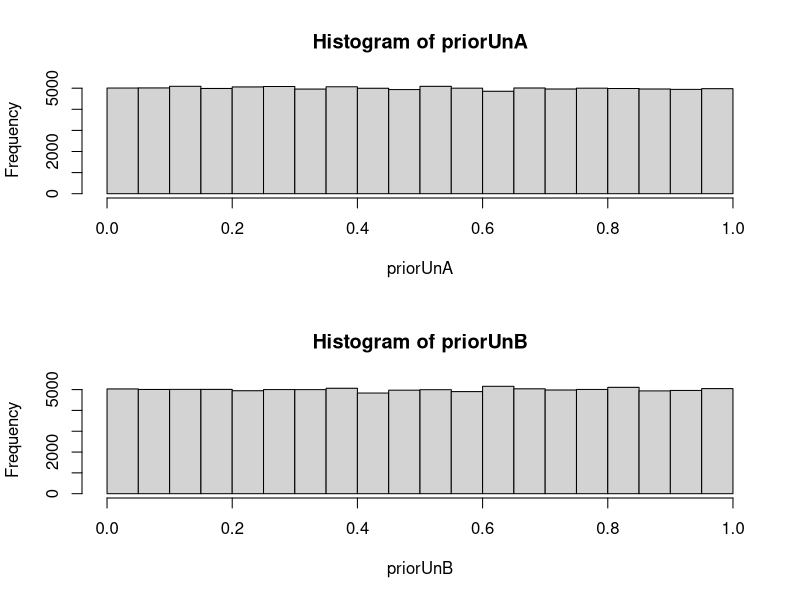
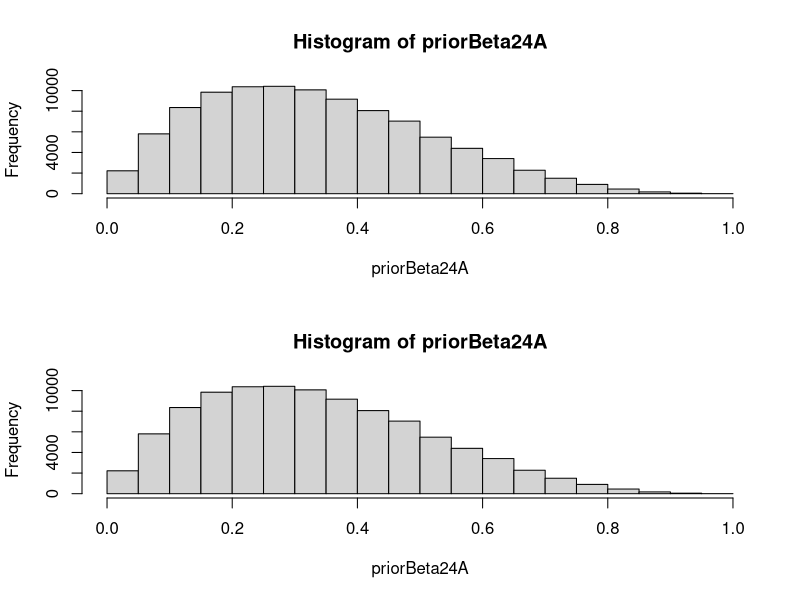
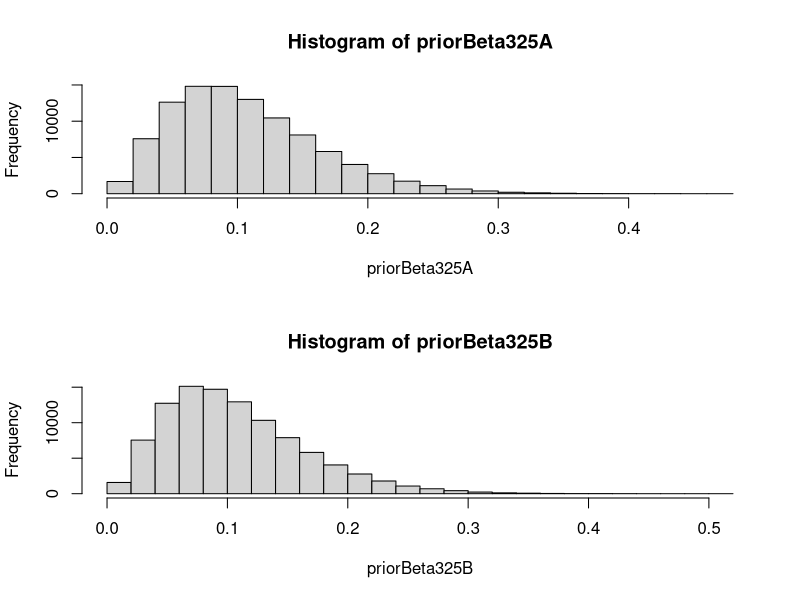
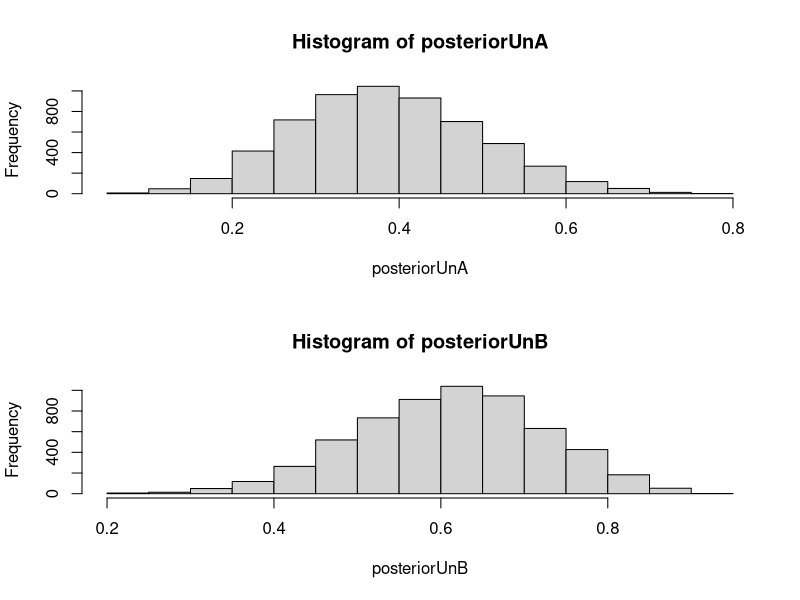
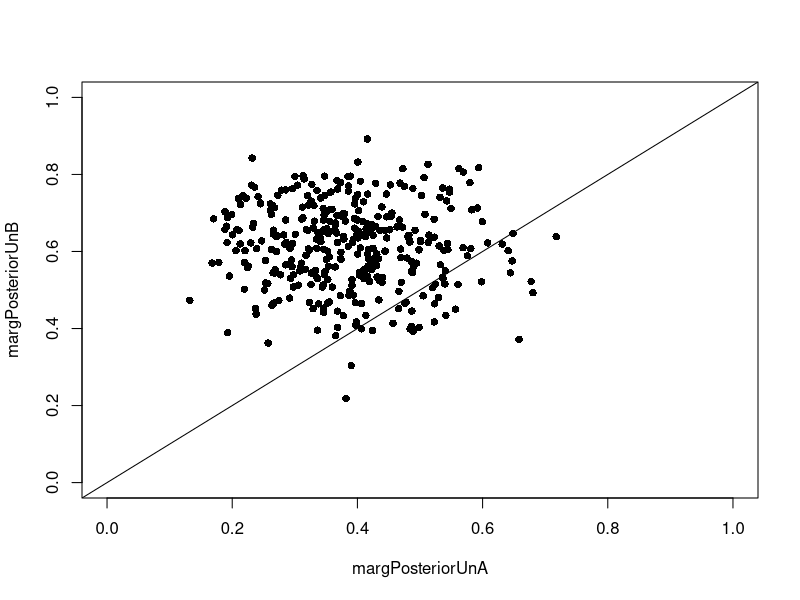
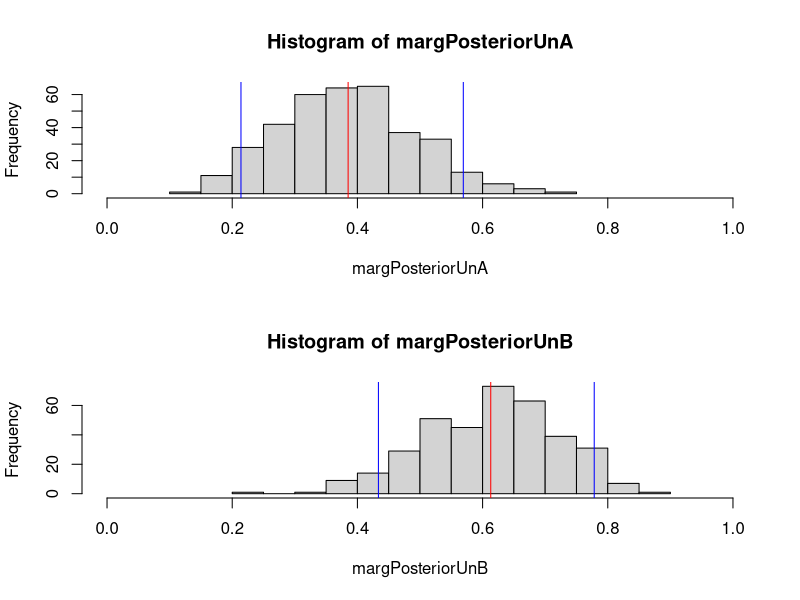
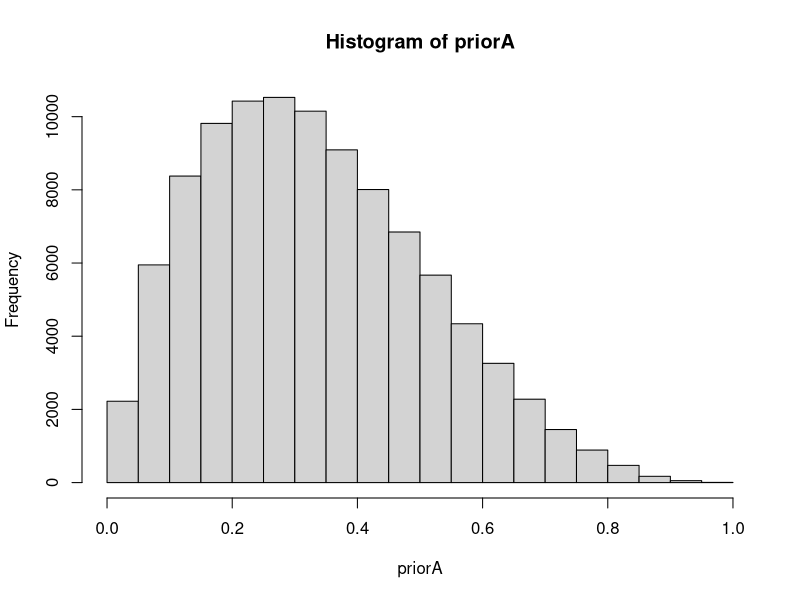
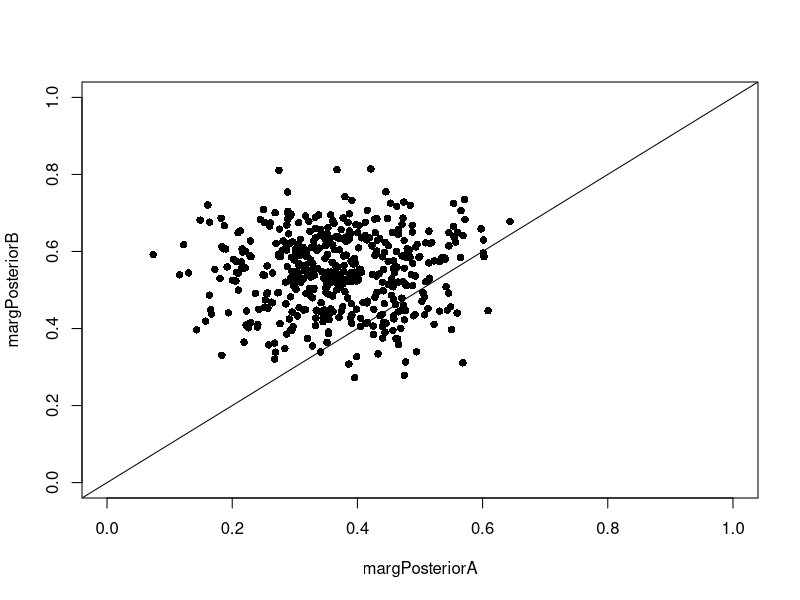

Source code (R) for these figures, in order:
## ---- chunk 1
knitr::opts_chunk$set(echo = TRUE)
## ---- chunk 2
# Simulate n random draws from the different priors
n = 100000

par(mfrow=c(2,1))
# uninformative prior:
priorUnA <- runif(n)
hist(priorUnA) # Eyball the prior
priorUnB <- runif(n)
hist(priorUnB) # Eyball the prior


# beta(2, 4) prior
priorBeta24A <- rbeta(n, 2, 4)
hist(priorBeta24A)
priorBeta24B <- rbeta(n, 2, 4)
hist(priorBeta24A)


# beta(3, 25) prior
priorBeta325A <- rbeta(n, 3, 25)
hist(priorBeta325A)
priorBeta325B <- rbeta(n, 3, 25)
hist(priorBeta325B)


# Define the generative model of uninformative prior:
generativemodelUnA <- function(theta) {
  rbinom(1, 16, theta)
}
generativemodelUnB <- function(theta) {
  rbinom(1, 16, theta)
}


# Simulate and store data from uninformative prior: 
simdataUnA <- rep(NA, n)
for(i in 1:n) {
  simdataUnA[i] <- generativemodelUnA(priorUnA[i])
}
simdataUnB <- rep(NA, n)
for(i in 1:n) {
  simdataUnB[i] <- generativemodelUnA(priorUnB[i])
}

# Filter out all draws that do not match the data of the uniform prior:
posteriorUnA <- priorUnA[simdataUnA == 6]
hist(posteriorUnA)
length(posteriorUnA)
posteriorUnB <- priorUnB[simdataUnB == 10]
hist(posteriorUnB)
length(posteriorUnB)

# Condition on observed data
ind = ( (simdataUnA==6) & (simdataUnB==10) )
ind[1:20]
margPosteriorUnA <- priorUnA[ind]
margPosteriorUnB <- priorUnB[ind]

# evaluate results
par(mfrow=c(1,1))
plot(margPosteriorUnA, margPosteriorUnB, cex=1, pch=16, xlim=c(0,1), ylim=c(0,1))
abline(0,1)

par(mfcol=c(2,1))
hist(margPosteriorUnA,xlim=0:1)
abline(v=mean(margPosteriorUnA),col="red")
abline(v=quantile(margPosteriorUnA,c(0.05,0.95)),col="blue")
hist(margPosteriorUnB,xlim=0:1)
abline(v=mean(margPosteriorUnB),col="red")
abline(v=quantile(margPosteriorUnB,c(0.05,0.95)),col="blue")
par(mfcol=c(1,1))
## ---- chunk 3
# number of samples
nSamples = 100000

# Data
asked    = 16 # number of asked/invited people
SingnupA =  6 # number of signups with method A
SingnupB = 10 # number of signups with method B

# Simulate prior
# Case 1
priorA = runif(nSamples,0,1)
priorB = runif(nSamples,0,1)
# Case 2
priorA = rbeta(nSamples,2,4)
priorB = rbeta(nSamples,2,4)
# Case 3
# priorA = rbeta(nSamples,3,25)
# priorB = rbeta(nSamples,3,25)
hist(priorA)

# Simulate generative model (likelihood)
simSingnupA = rbinom(nSamples,asked,priorA)
simSingnupB = rbinom(nSamples,asked,priorB)

# Condition on observed data
ind = ( (simSingnupA==SingnupA) & (simSingnupB==SingnupB) )

margPosteriorA = priorA[ind]
margPosteriorB = priorB[ind]

# evaluate results
par(mfrow=c(1,1))
plot(margPosteriorA,margPosteriorB,cex=1,pch=16,xlim=c(0,1),ylim=c(0,1))
abline(0,1)

par(mfcol=c(2,1))
hist(margPosteriorA, xlim=0:1)
abline(v=mean(margPosteriorA),col="red")
abline(v=quantile(margPosteriorA,c(0.05,0.95)),col="blue")
hist(margPosteriorB, xlim=0:1)
abline(v=mean(margPosteriorB),col="red")
abline(v=quantile(margPosteriorB,c(0.05,0.95)),col="blue")
par(mfcol=c(1,1))
print(mean(margPosteriorA)); mean(margPosteriorB)
## ---- chunk 4
# number of samples
n <- 100000

# Signups
asked <- 32
signupA <- 12
signupB <- 20

# Simulate just the prior you wish to investigate:
## uniform prior
priorA <- runif(n, 0, 1)
priorB <- runif(n, 0, 1)

## beta(2,4) prior
priorA <- rbeta(n, 2, 4)
priorB <- rbeta(n, 2, 4)

## beta(3, 25) prior
priorA <- rbeta(n, 10, 20)
priorB <- rbeta(n, 10, 20)

# simulate generative model
simSignupA <- rbinom(n, asked, priorA)
simSignupB <- rbinom(n, asked, priorB)

# condition on observed data
ind <- ( (simSignupA == signupA) & (simSignupB == signupB) )

margPosteriorA <- priorA[ind]
margPosteriorB <- priorB[ind]

# inspect results
par(mfrow=c(1,1))
plot(margPosteriorA, margPosteriorB, xlim = c(0, 1), ylim = c(0, 1))
abline(0, 1)

par(mfrow=c(2, 1))
hist(margPosteriorA, xlim=0:1)
abline(v = mean(margPosteriorA), col = 'red')
abline(v = quantile(margPosteriorA, probs = c(0.05, 0.95)), col = 'blue')

hist(margPosteriorB, xlim = 0:1)
abline(v = mean(margPosteriorB), col = 'red')
abline(v = quantile(margPosteriorB, probs = c(0.05, 0.95)), col = 'blue')

print(paste('Mean marginal PosteriorA:', round(mean(margPosteriorA), 4)))
print(paste('Mean marginal PosteriorB:', round(mean(margPosteriorB), 4)))
## ---- chunk 5
# Find prior by searching
b = 1:5
(4*b-3)*b/(5*b-2)/(5*b-3)^2
for(i in b){
  print(paste('When b =', i))
  tmpb = (4*i-3)*i/(5*i-2)/(5*i-3)^2
  print(paste('mode =', tmpb))
  i = i+1
}
# => b = 3 => a = 9
curve(dbeta(x,9,3))
## ---- chunk 6
seriesTossing = function(nSamples = 100)
{
    posteriorHead = rep(NA,nSamples)    # init posterior
    j = 1
    for(i in 1:10000000)
    {
        priorHead     = rbeta(1,1,1)
        # print(priorHead)
        observations  = rbinom(10,1,priorHead)
        # print(observations)
        lenghtrun = max(rle(observations)$lengths)
        # print(lenghtrun)
        if(lenghtrun >= 7)
        {
           posteriorHead[j] = priorHead
           if(j>=nSamples)
           {
               break;
           }
           j = j+1
        }
    }
    print(i)
    invisible(posteriorHead)
}
# get 1000 samples
seriesTossing(10000) -> posterior
hist(posterior,breaks=50,col="magenta")
abline(v=.5)

abline(v=quantile(posterior,c(.45,.55)))
quantile(posterior,c(.45,.55))

# Answer:
# c = .29
## ---- chunk 7
CoinTossing = function(nSamples = 100)
{
    posteriorHead = rep(NA,nSamples)
    j = 1
    for(i in 1:10000000)
    {
        priorHead = rbeta(1,12,12)
        observations  = rbinom(20,2,priorHead)
        nHeads = sum(observations==2)
        nBoth  = sum(observations==1)
        nTails = sum(observations==0)
        if(nHeads == 7 && nBoth == 10 && nTails==3)
        {
           posteriorHead[j] = priorHead
           if(j>=nSamples)
           {
               break;
           }
           j = j+1
        }
    }
    print(i)
    invisible(posteriorHead)
}
# get 1000 samples
CoinTossing(1000) -> result
hist(result,breaks=30, xlim = c(0,1), col='magenta')
abline(v=.5, col = 'red')

sum(result>0.5)/length(result)
length(result)
